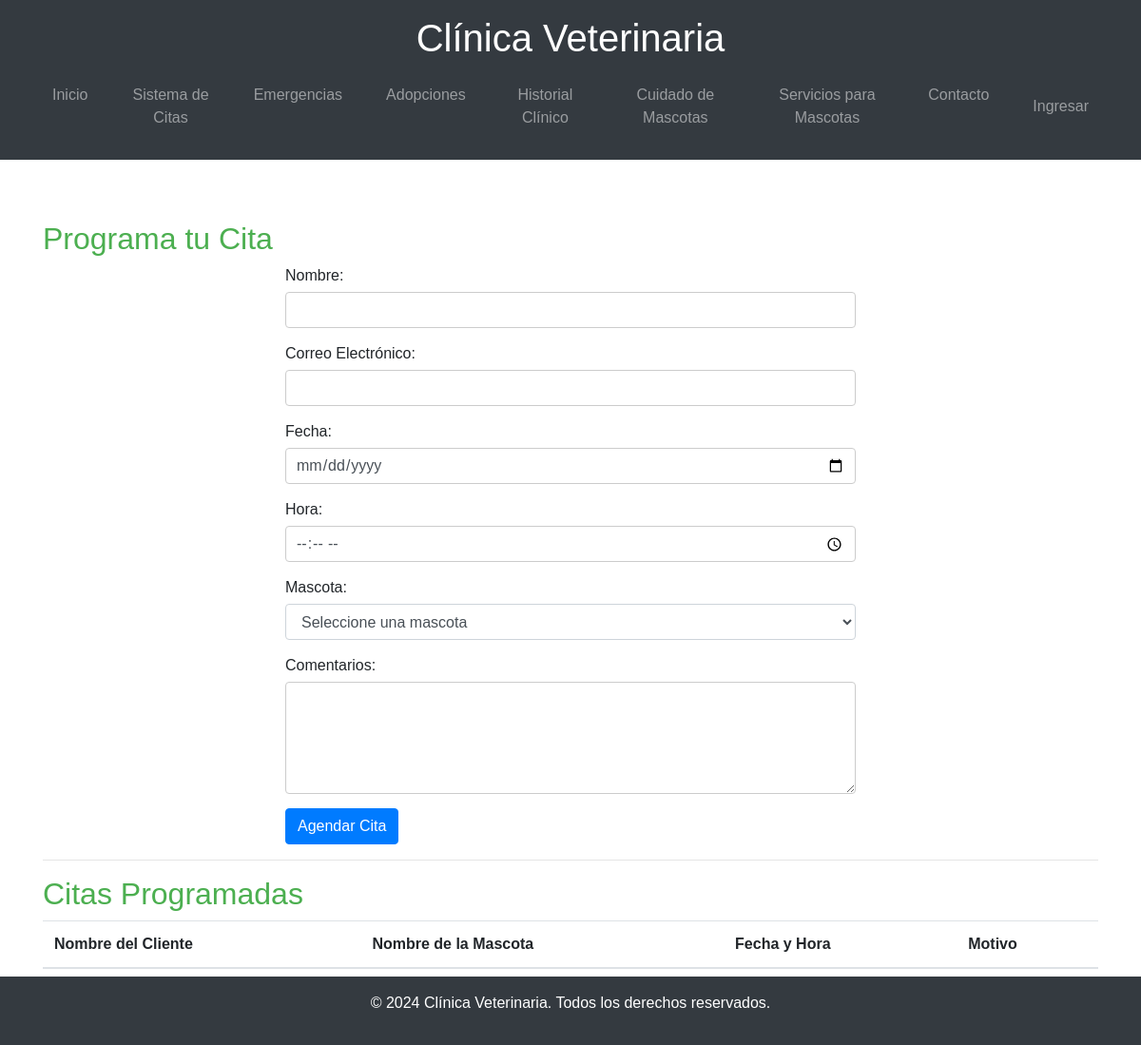
The page /citas.php on the database as committed earlier.
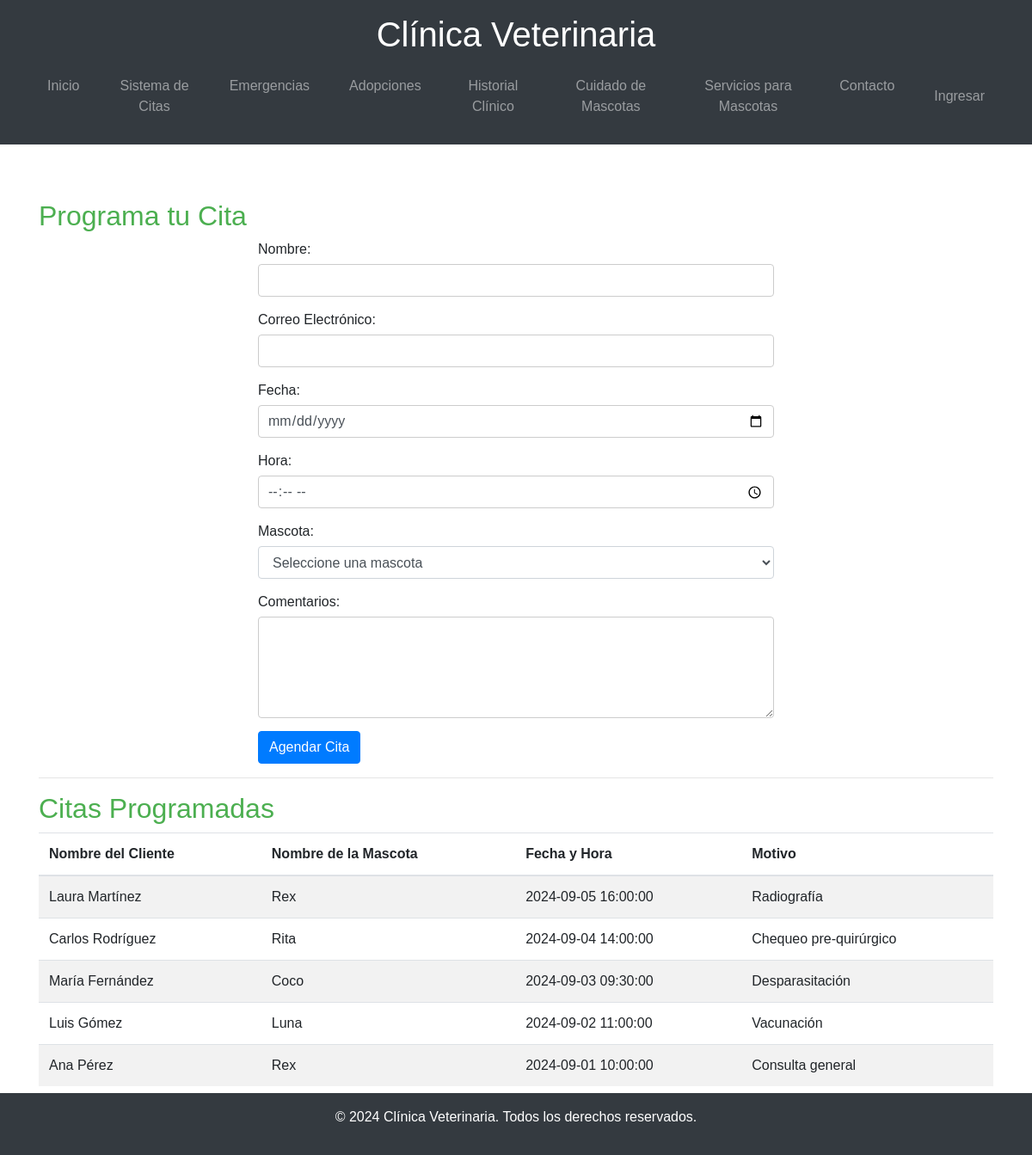
The same page on the database as committed later.
### tables this page shows
CREATE TABLE Citas (
    id_cita INT AUTO_INCREMENT PRIMARY KEY,
    id_cliente INT,
    id_mascota INT NULL,
    fecha_hora DATETIME NOT NULL,
    motivo TEXT,
    FOREIGN KEY (id_cliente) REFERENCES Clientes(id_cliente),
    FOREIGN KEY (id_mascota) REFERENCES Mascotas(id_mascota)
);

CREATE TABLE Clientes (
    id_cliente INT AUTO_INCREMENT PRIMARY KEY,
    nombre VARCHAR(100) NOT NULL,
    direccion VARCHAR(255),
    telefono VARCHAR(20),
    email VARCHAR(100)
);

CREATE TABLE Mascotas (
    id_mascota INT AUTO_INCREMENT PRIMARY KEY,
    nombre VARCHAR(100) NOT NULL,
    especie VARCHAR(50) NOT NULL,
    raza VARCHAR(50),
    edad INT,
    sexo VARCHAR(10),
    estado_adopcion ENUM('Disponible', 'Adoptado') DEFAULT 'Disponible'
);

### citas.php (the view, shortened to what this page needs)
<?php
include 'header.php';
include 'db.php';
$query = "SELECT C.fecha_hora, C.motivo, M.nombre AS mascota_nombre, CL.nombre AS cliente_nombre
          FROM Citas C
          JOIN Mascotas M ON C.id_mascota = M.id_mascota
          JOIN Clientes CL ON C.id_cliente = CL.id_cliente
          ORDER BY C.fecha_hora DESC";
$result = $conn->query($query);
?>
<main class="container my-4">
<h2>Programa tu Cita</h2>
    <form id="citas-form" class="needs-validation" novalidate>
        <div class="form-group">
            <label for="nombre">Nombre:</label>
            <input type="text" class="form-control" id="nombre" name="nombre" pattern="[A-Za-z\s]+" required>
        </div>
        <div class="form-group">
            <label for="email">Correo Electrónico:</label>
            <input type="email" class="form-control" id="email" name="email" pattern="[a-zA-Z0-9._%+-]+@[a-zA-Z0-9.-]+\.[a-zA-Z]{2,}" required>
        </div>
        <div class="form-group">
            <label for="fecha">Fecha:</label>
            <input type="date" class="form-control" id="fecha" name="fecha" required>
        </div>
        <div class="form-group">
            <label for="hora">Hora:</label>
            <input type="time" class="form-control" id="hora" name="hora" required>
        </div>
        <div class="form-group">
            <label for="mascota">Mascota:</label>
            <select class="form-control" id="mascota" name="mascota" required>
                <option value="">Seleccione una mascota</option>
            </select>
        </div>
        <div class="form-group">
            <label for="comentarios">Comentarios:</label>
            <textarea class="form-control" id="comentarios" name="comentarios" rows="4" required></textarea>
        </div>
        <button type="submit" class="btn btn-primary">Agendar Cita</button>
    </form>
    <hr>
    <h2>Citas Programadas</h2>
    <table class="table table-striped">
        <thead>
            <tr>
                <th>Nombre del Cliente</th>
                <th>Nombre de la Mascota</th>
                <th>Fecha y Hora</th>
                <th>Motivo</th>
            </tr>
        </thead>
        <tbody>
            <?php
            while ($row = $result->fetch_assoc()) {
                echo '<tr>';
                echo '<td>' . htmlspecialchars($row['cliente_nombre']) . '</td>';
                echo '<td>' . htmlspecialchars($row['mascota_nombre']) . '</td>';
                echo '<td>' . htmlspecialchars($row['fecha_hora']) . '</td>';
                echo '<td>' . htmlspecialchars($row['motivo']) . '</td>';
                echo '</tr>';
            }
            ?>
        </tbody>
    </table>
</main>
<?php include 'footer.php'; ?>

Rows that differ between the two databases and show on the page:
added citas: id_cliente.nombre "Laura Martínez", id_mascota.nombre "Rex", fecha_hora "2024-09-05 16:00:00", motivo "Radiografía"
added citas: id_cliente.nombre "Carlos Rodríguez", id_mascota.nombre "Rita", fecha_hora "2024-09-04 14:00:00", motivo "Chequeo pre-quirúrgico"
added citas: id_cliente.nombre "María Fernández", id_mascota.nombre "Coco", fecha_hora "2024-09-03 09:30:00", motivo "Desparasitación"
added citas: id_cliente.nombre "Luis Gómez", id_mascota.nombre "Luna", fecha_hora "2024-09-02 11:00:00", motivo "Vacunación"
added citas: id_cliente.nombre "Ana Pérez", id_mascota.nombre "Rex", fecha_hora "2024-09-01 10:00:00", motivo "Consulta general"
